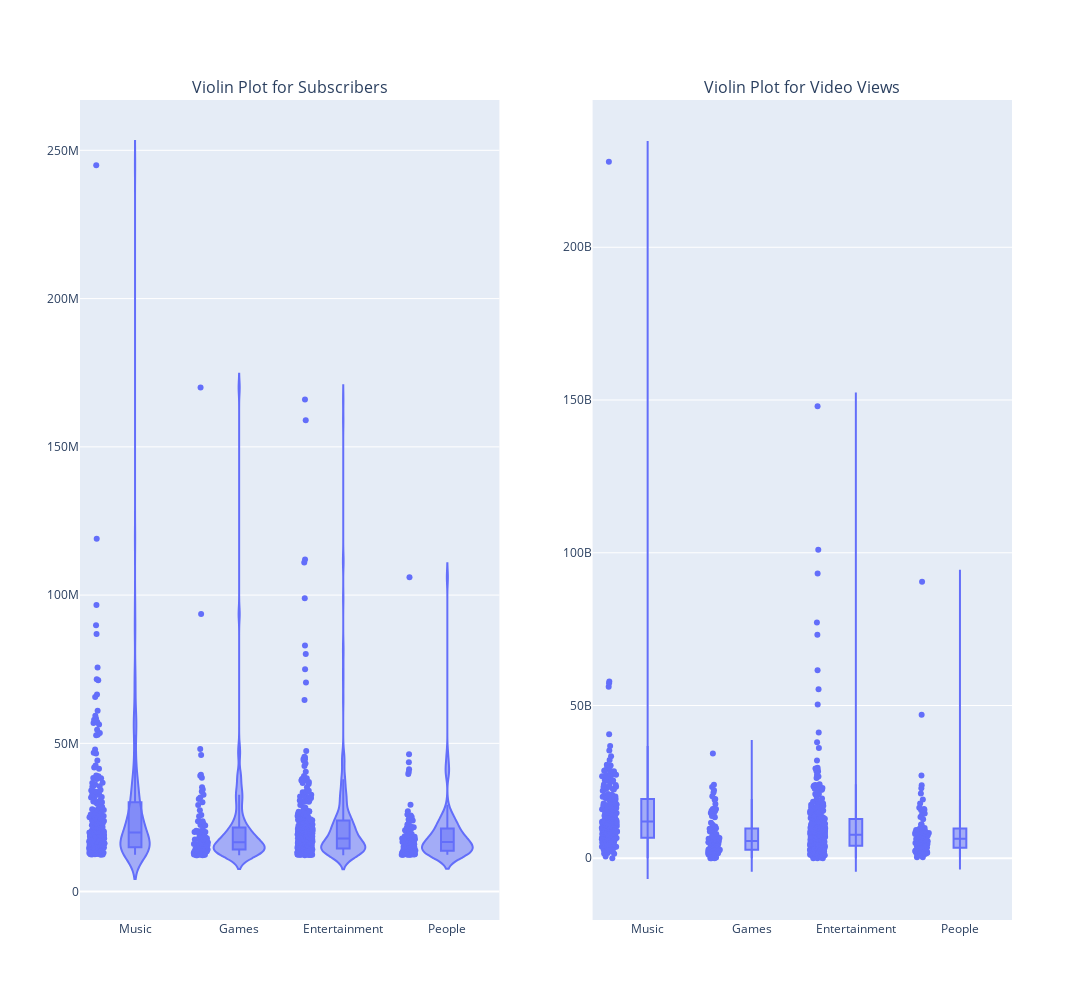

Notebook source saved alongside this figure:
### Markdown cell above
The average metric reveals a different story that Travel and events has the most average subscriber and video views, however there is only a single channel in the data present. The size of the scatter shows the count and on hovering the exact value can be seen. This is a clear outlier in the data which acts as a noise to our hypothesis. Music having most number of subscribers and video views lies somewhere in the middle. However, using the plot before and this we can hypothesize that on the basis that the range between max and min values in case categories like Music is really high and the average might be skewed towards the lower part of the dumbell. To confirm this we need to come up with the distribution of some of the categories to understand. We will try to get boxplots for categories like Music, Education, People and Games. This is based on the insights gained from the plot so far.

### Code cell
data = data_table[['Youtuber','channel_type','video views','subscribers']]
data.dropna(inplace=True)
df = data

categories_for_subscribers = ['People', 'Music', 'Entertainment', 'Games']
categories_for_video_views = ['People', 'Music', 'Entertainment', 'Games']

fig = make_subplots(rows=1, cols=2, subplot_titles=['Violin Plot for Subscribers', 'Violin Plot for Video Views'])

violin_subscribers = px.violin(df[df['channel_type'].isin(categories_for_subscribers)], x='channel_type', y='subscribers', box=True, points="all", hover_data=['channel_type'], title='Violin Plot for Subscribers')
fig.add_trace(violin_subscribers['data'][0], row=1, col=1)

violin_video_views = px.violin(df[df['channel_type'].isin(categories_for_video_views)], x='channel_type', y='video views', box=True, points="all", hover_data=['channel_type'], title='Violin Plot for Video Views')
fig.add_trace(violin_video_views['data'][0], row=1, col=2)

fig.update_layout(showlegend=False, height=1000, width=2000)

fig.show()

### Figure 1 — Plotly figure (JSON) as saved in the notebook; plotly's stock layout.template omitted (floating-point values rounded to 4 significant figures; data arrays with more than 128 entries replaced by an {"elided": "..."} marker saying what was removed)
{"data": [{"alignmentgroup": "True", "box": {"visible": true}, "hovertemplate": "channel_type=%{x}<br>subscribers=%{y}<extra></extra>", "legendgroup": "", "marker": {"color": "#636efa"}, "name": "", "offsetgroup": "", "orientation": "v", "points": "all", "scalegroup": "True", "showlegend": false, "type": "violin", "x": {"elided": "708 str values"}, "x0": " ", "xaxis": "x", "y": {"elided": "708 int values"}, "y0": " ", "yaxis": "y"}, {"alignmentgroup": "True", "box": {"visible": true}, "hovertemplate": "channel_type=%{x}<br>video views=%{y}<extra></extra>", "legendgroup": "", "marker": {"color": "#636efa"}, "name": "", "offsetgroup": "", "orientation": "v", "points": "all", "scalegroup": "True", "showlegend": false, "type": "violin", "x": {"elided": "708 str values"}, "x0": " ", "xaxis": "x2", "y": {"elided": "708 int values"}, "y0": " ", "yaxis": "y2"}], "layout": {"annotations": [{"font": {"size": 16}, "showarrow": false, "text": "Violin Plot for Subscribers", "x": 0.225, "xanchor": "center", "xref": "paper", "y": 1, "yanchor": "bottom", "yref": "paper"}, {"font": {"size": 16}, "showarrow": false, "text": "Violin Plot for Video Views", "x": 0.775, "xanchor": "center", "xref": "paper", "y": 1, "yanchor": "bottom", "yref": "paper"}], "height": 1000, "showlegend": false, "width": 2000, "xaxis": {"anchor": "y", "domain": [0, 0.45]}, "xaxis2": {"anchor": "y2", "domain": [0.55, 1]}, "yaxis": {"anchor": "x", "domain": [0, 1]}, "yaxis2": {"anchor": "x2", "domain": [0, 1]}}}
